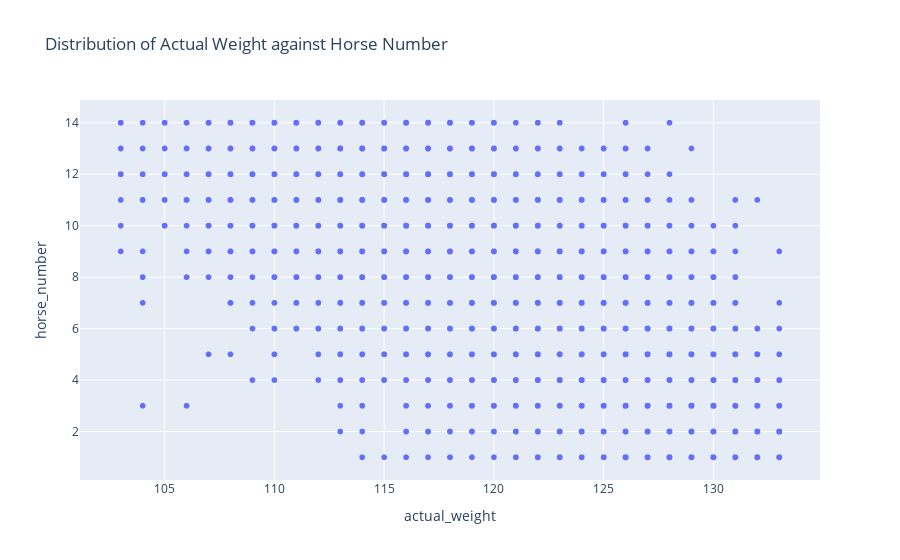

Here is the notebook cell this chart was saved with:
### Code cell
fig=px.scatter(df_train,x='actual_weight', y='horse_number',title='Distribution of Actual Weight against Horse Number' )
fig.show()

### Figure 1 — Plotly figure (JSON) as saved in the notebook; plotly's stock layout.template omitted (floating-point values rounded to 4 significant figures; data arrays with more than 128 entries replaced by an {"elided": "..."} marker saying what was removed)
{"data": [{"hovertemplate": "actual_weight=%{x}<br>horse_number=%{y}<extra></extra>", "legendgroup": "", "marker": {"color": "#636efa", "symbol": "circle"}, "mode": "markers", "name": "", "showlegend": false, "type": "scattergl", "x": {"elided": "26425 int values"}, "xaxis": "x", "y": {"elided": "26425 int values"}, "yaxis": "y"}], "layout": {"legend": {"tracegroupgap": 0}, "title": {"text": "Distribution of Actual Weight against Horse Number"}, "xaxis": {"anchor": "y", "domain": [0, 1], "title": {"text": "actual_weight"}}, "yaxis": {"anchor": "x", "domain": [0, 1], "title": {"text": "horse_number"}}}}
